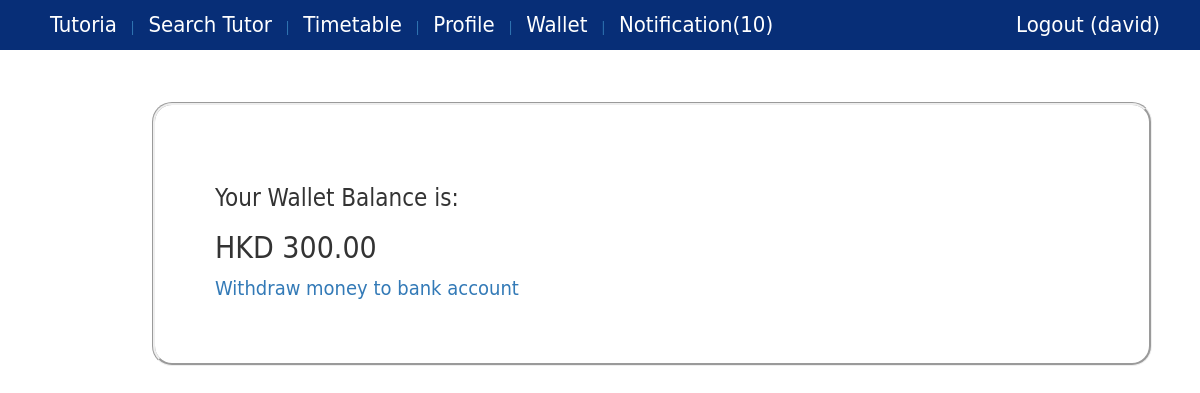
Page /wallet/ (signed in) on the earlier database version.
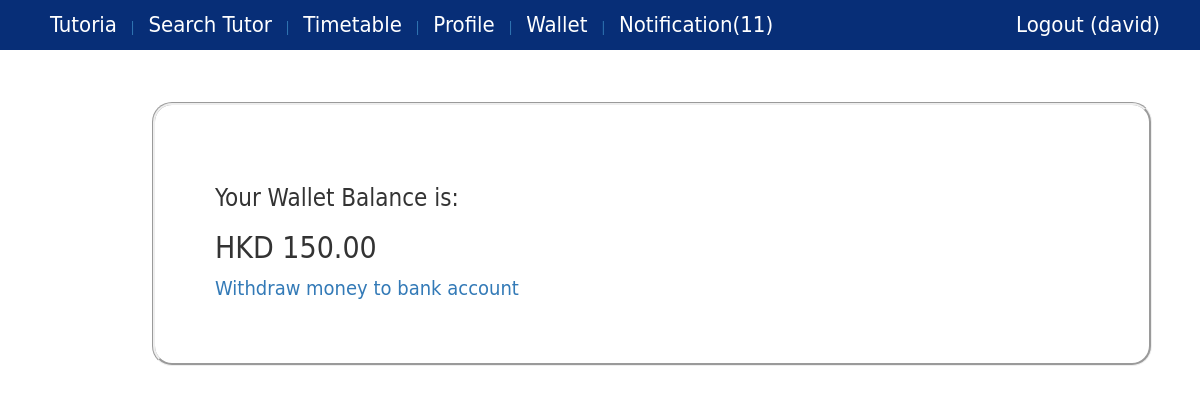
Same page on the later database version.
### core/models.py (models this page shows, shortened)
class Profile(models.Model):
    user = models.OneToOneField(User, on_delete=models.CASCADE)
    phone = models.CharField(max_length=20)
    user_type =  models.ForeignKey(UserType)
    wallet = models.OneToOneField(Wallet)
    @property
    def isStudent(self):
        return self.user_type.user_type=="student" or self.user_type.user_type=="both"
    @property
    def isTutor(self):
        return self.user_type.user_type=="tutor" or self.user_type.user_type=="both"
    @property
    def hasNotification(self):
        return len(Notification.objects.filter(profile=self,checked=False))>0
    @property
    def getNotificationNum(self):
        return len(Notification.objects.filter(profile=self,checked=False))

class Wallet(models.Model):
    amount = models.DecimalField(max_digits=20, decimal_places=2, default=0.0, blank=True, null=True)

### core/views.py (the view)
# urls.py: url(r'^wallet/$', views.viewWallet, name='view_wallet'),
@login_required
def viewWallet(request):
    if request.user.username =="admin":
        return HttpResponse("You logged in as admin.")
    wallet = request.user.profile.wallet
    context={'amount':wallet.amount}
    return render(request, 'view_wallet.html', context)

### core/templates/view_wallet.html (shortened to what this page needs)
{% extends 'base.html' %}
{% block content %}
    <h3>Your Wallet Balance is:</h3>
    <h2>HKD {{amount}}</h2>
    {% if user.profile.isTutor %}
        <a href="{% url 'draw_from_wallet' %}" >
            Withdraw money to bank account
        </a>
    {% endif %}
{% endblock %}

### core/templates/base.html (shortened to what this page needs)
{% load static %}
<!DOCTYPE html>
<html>
<head>
    <link rel="stylesheet" href="{% static 'css/base.css' %}">
    <link rel="stylesheet" href="https://maxcdn.bootstrapcdn.com/bootstrap/3.3.7/css/bootstrap.min.css">
</head>
<body>
    <div id="wrapper">
        <header>
            <nav id="navigation">
                <ul>
                    <a href="{% url 'homepage' %}">
                        <li>Tutoria</li>
                    </a>
                    {% if user.is_authenticated %}
                    <a href="{% url 'search_tutor' %}">
                        | <li>Search Tutor</li>
                    </a>
                    <a href="{% url 'view_timetable' %}">
                        | <li>Timetable</li>
                    </a>
                    <a href="{% url 'edit_profile' %}">
                        | <li>Profile</li>
                    </a>
                    <a href="{% url 'view_wallet' %}">
                        | <li>Wallet</li>
                    </a>
                    <a href="{% url 'view_notification' %}">
                        {%if user.profile.hasNotification %}
                        | <li>Notification({{user.profile.getNotificationNum}})</li>
                        {% else %}
                        | <li>Notification</li>
                        {% endif %}
                    </a>
                    <a href="{% url 'logout' %}" id="logoutButton" class="pull-right">
                        <li>Logout ({{ user.username }}) </li>
                    </a>
                    {% endif %}
                </ul>
            </nav>
        </header>
        <div id="main">
            <article>
                <section class="box">
                    {% block content %} {% endblock %}
        </div>
    </div>
</body>
</html>

Differences in the rows shown:
changed Wallet: amount "300.00" → "150.00"
Other differences:
{{ user.profile.getNotificationNum }}: "10" → "11"
